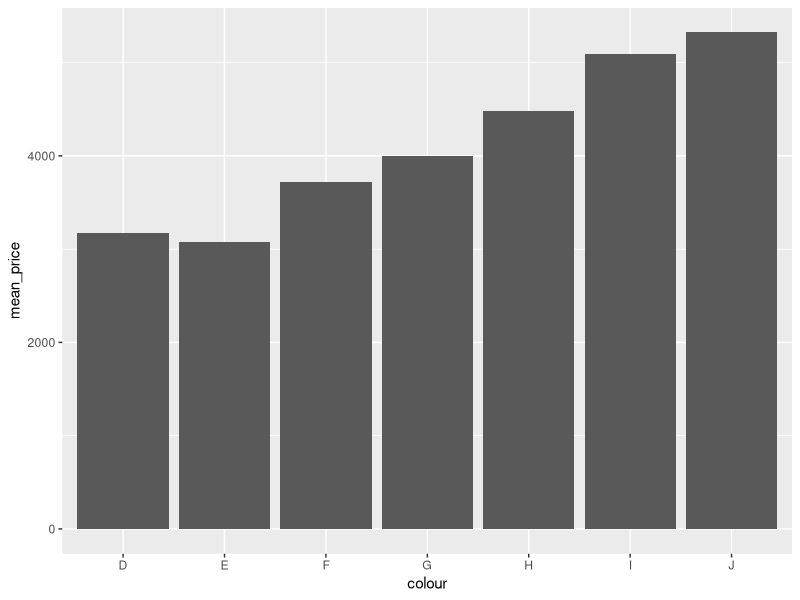
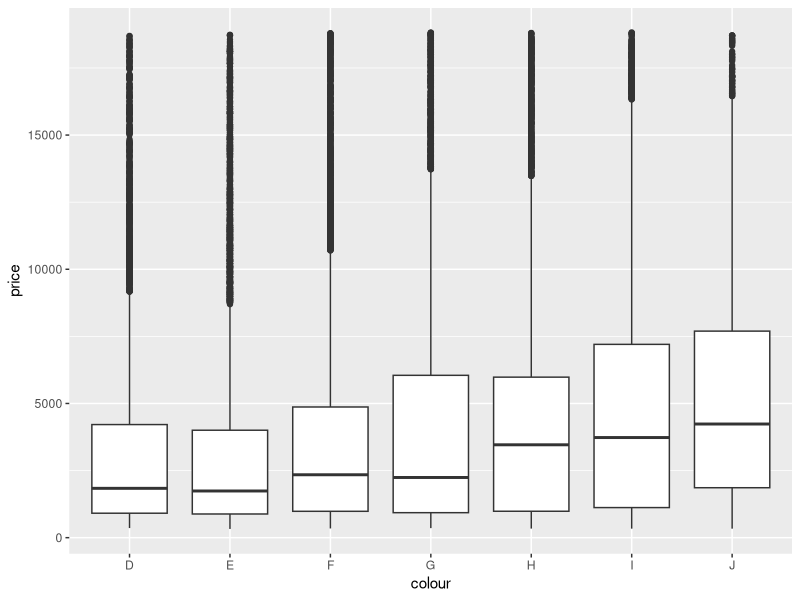
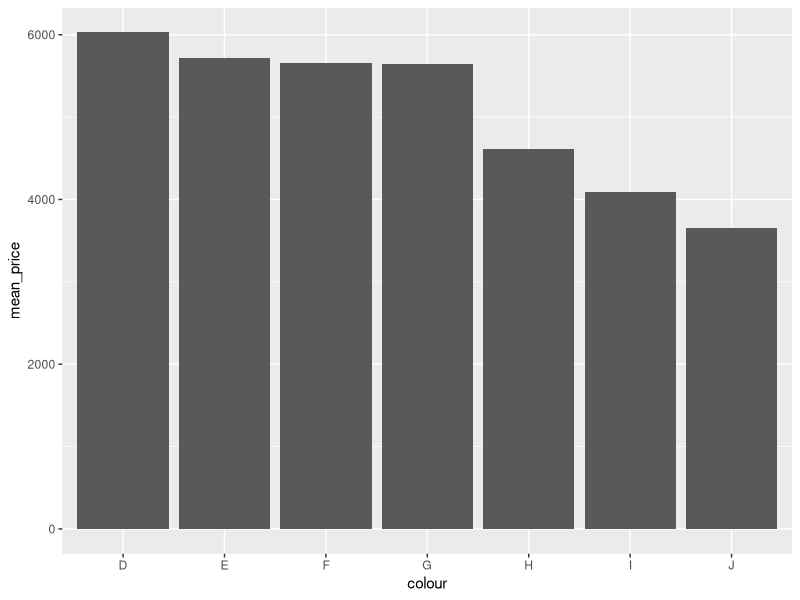
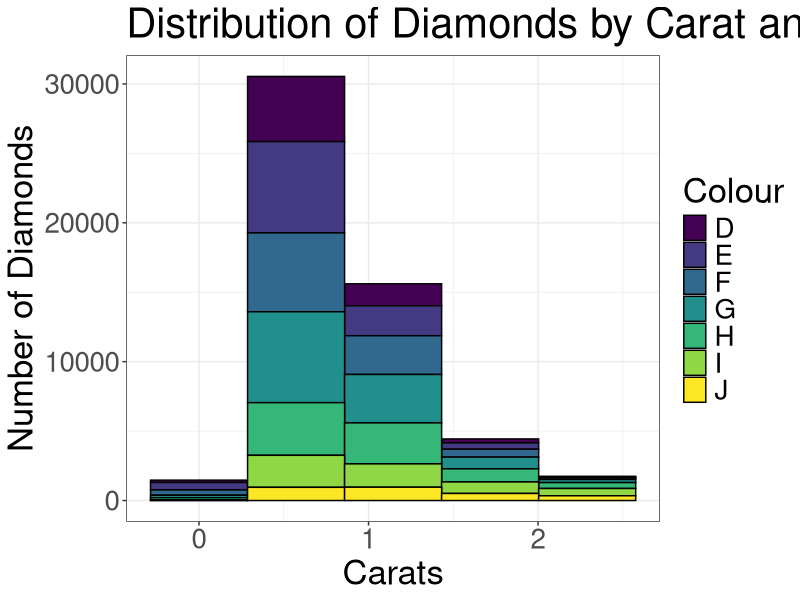
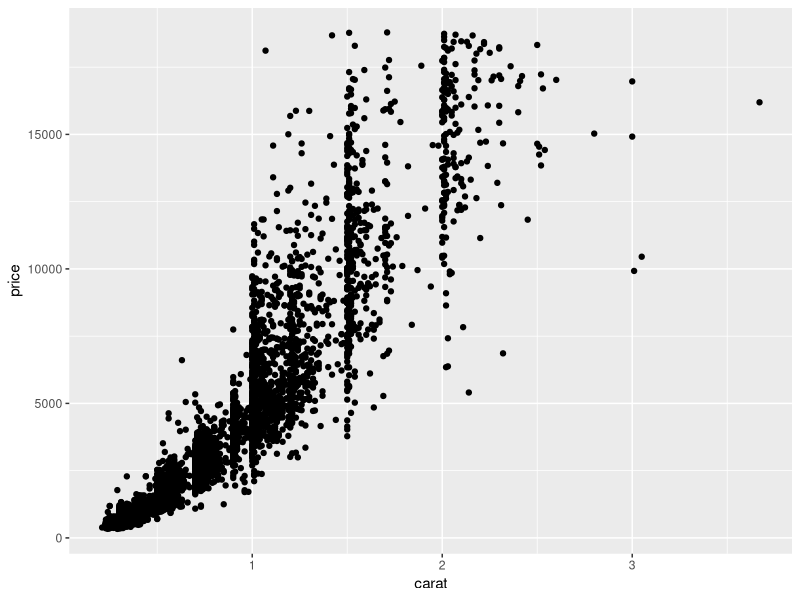
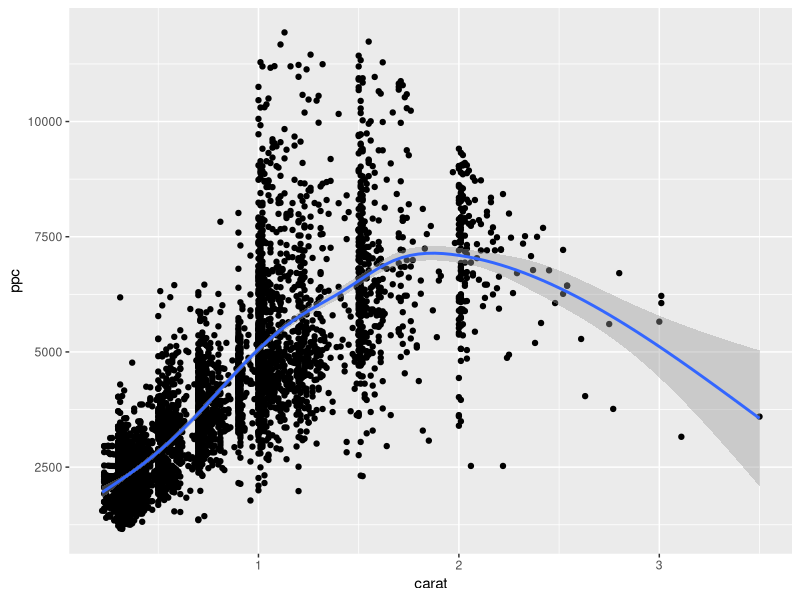
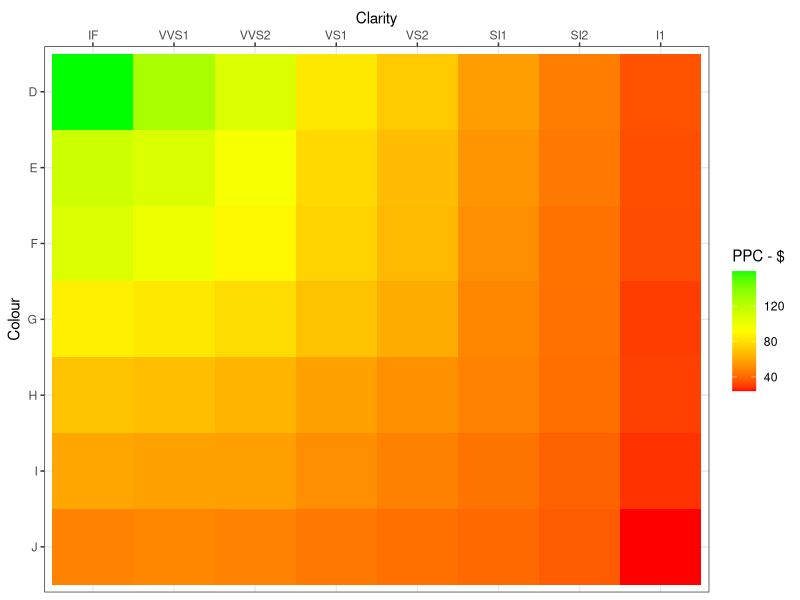
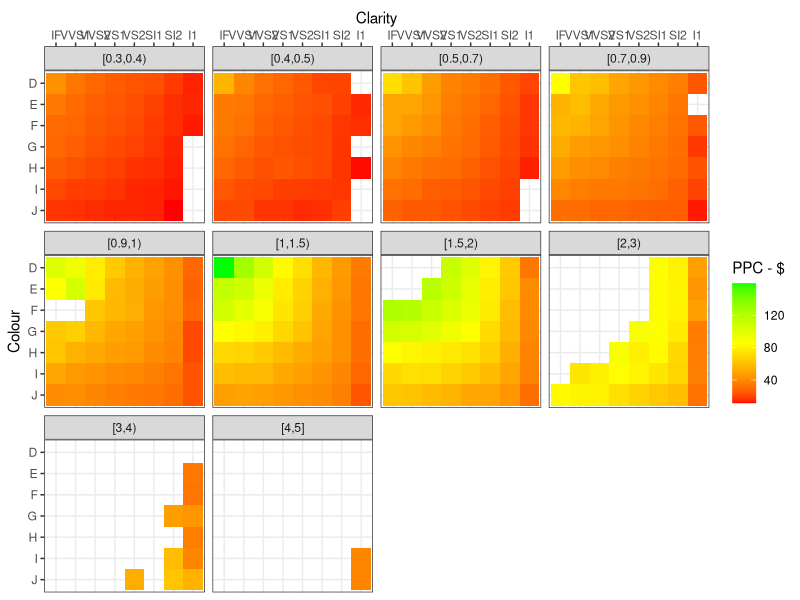

The R script that drew these images, in order:
library(tidyverse)

diamonds

diamonds <- rename(diamonds, colour = color)

# select ------------------------------------------------------------------
# The 4 C's of Diamonds
select(diamonds, carat, cut, colour, clarity, price)
select(diamonds, carat:clarity, price)
select(diamonds, 1:4, price)
select(diamonds, starts_with('c'), price)

# Check the docs
?select

# mutate ------------------------------------------------------------------
mutate(diamonds, ppc = price/carat)
mutate(diamonds, colour = str_to_lower(colour))

# filter ------------------------------------------------------------------
# What are the different levels?
distinct(diamonds, colour)$colour

filter(diamonds, carat > 0.24, cut == 'Good')
filter(diamonds, colour %in% c('I', 'J'))

# arrange -----------------------------------------------------------------
arrange(diamonds, cut, colour)
arrange(diamonds, desc(cut), colour)

# summarise ---------------------------------------------------------------
# This is an important one. Its how we derive insights from a dataset
summarise(diamonds, m_carat = mean(carat))

diamonds %>%
  group_by(colour) %>%
  summarise(mean_price = mean(price))

# Really weird! Price increases as colour get worse?? 
# We will explore this further. Think about what could be causing this

# ggplot ------------------------------------------------------------------
# Impact of Colour
diamonds %>%
  group_by(colour) %>%
  summarise(mean_price = mean(price)) %>%
  ggplot(aes(colour, mean_price)) +
  geom_col()

# Large spread. Low Confidence
diamonds %>%
  ggplot(aes(x = colour, y = price)) +
  geom_boxplot() 

# What else is impacting price?
diamonds %>%
  group_by(colour) %>%
  summarise(median_carats = median(carat))

# More good coloured diamonds with lower carats. Those are influencing the price
# This tells me that carats have a much bigger impact on price than colour

diamonds %>%
  filter(carat > 0.9, carat < 1.1) %>%
  group_by(colour) %>%
  summarise(mean_price = mean(price)) %>%
  ggplot(aes(colour, mean_price)) +
  geom_col()

# Another way to visulaise this
diamonds %>%
  filter(carat < 2.5) %>%
  ggplot(aes(x = carat, fill = colour)) + 
  geom_histogram(bins = 5, colour = 'black') +
  theme_bw() + 
  labs(title = 'Distribution of Diamonds by Carat and Colour',
       x = 'Carats',
       y = 'Number of Diamonds',
       fill = 'Colour') +
  theme(text = element_text(size = 25))

# Let's look at carat vs price graph
# Uneven distribution. Clustered at round numbers
diamonds %>%
  slice_sample(n = 5000) %>%
  ggplot(aes(x = carat, y = price)) +
  geom_point() 

# Most valuable before the bump
diamonds %>%
  slice_sample(n = 5000) %>%
  mutate(ppc = price/carat) %>%
  ggplot(aes(x = carat, y = ppc)) +
  geom_point() +
  geom_smooth()

# Rapaport Report ---------------------------------------------------------
carat_lower_bounds <- c(0.01, 0.04, 0.08, 0.15, 0.18, 
                        0.23, 0.3, 0.4, 0.5, 0.7, 
                        0.9, 1, 1.5, 2, 3, 4, 5)

excellent_diamonds <- diamonds %>% 
  filter(cut >= 'Very Good') %>%  # Only consider Very Good, Premium, Ideal Cut
  filter(carat >= 0.3) %>%
  mutate(ppc = price/(100*carat)) %>%
  select(carat, price, ppc, colour = colour, clarity)

rapaport_report <- excellent_diamonds %>%
  mutate(size_interval = cut(carat,
                             carat_lower_bounds, 
                             include.lowest = TRUE, 
                             right = FALSE)) %>%
  group_by(size_interval, colour, clarity) %>%
  summarise(ppc = median(ppc), .groups = 'drop')

rapaport_report %>%
  filter(size_interval == '[1,1.5)') %>%
  select(-size_interval) %>%
  arrange(desc(clarity)) %>%
  pivot_wider(names_from = clarity, values_from = ppc)
# pivot_longer(-colour, names_to = 'clarity', values_to = 'price_per_carat')

rapaport_report %>%
  filter(size_interval == '[1,1.5)') %>%
  ggplot(aes(x = reorder(clarity, desc(clarity)), 
             y = reorder(colour, desc(colour)),
             fill = ppc)) +
  geom_tile() +
  scale_x_discrete(position = "top") +
  labs(x = 'Clarity', y = 'Colour', fill = 'PPC - $') + 
  theme_bw() +
  scale_fill_gradientn(colours = c('red', 'yellow', 'green'))

rapaport_report %>%
  ggplot(aes(x = reorder(clarity, desc(clarity)), 
             y = reorder(colour, desc(colour)),
             fill = ppc)) +
  geom_tile() +
  scale_x_discrete(position = "top") +
  labs(x = 'Clarity', y = 'Colour', fill = 'PPC - $') + 
  theme_bw() +
  scale_fill_gradientn(colours = c('red', 'yellow', 'green')) +
  facet_wrap(~size_interval)
